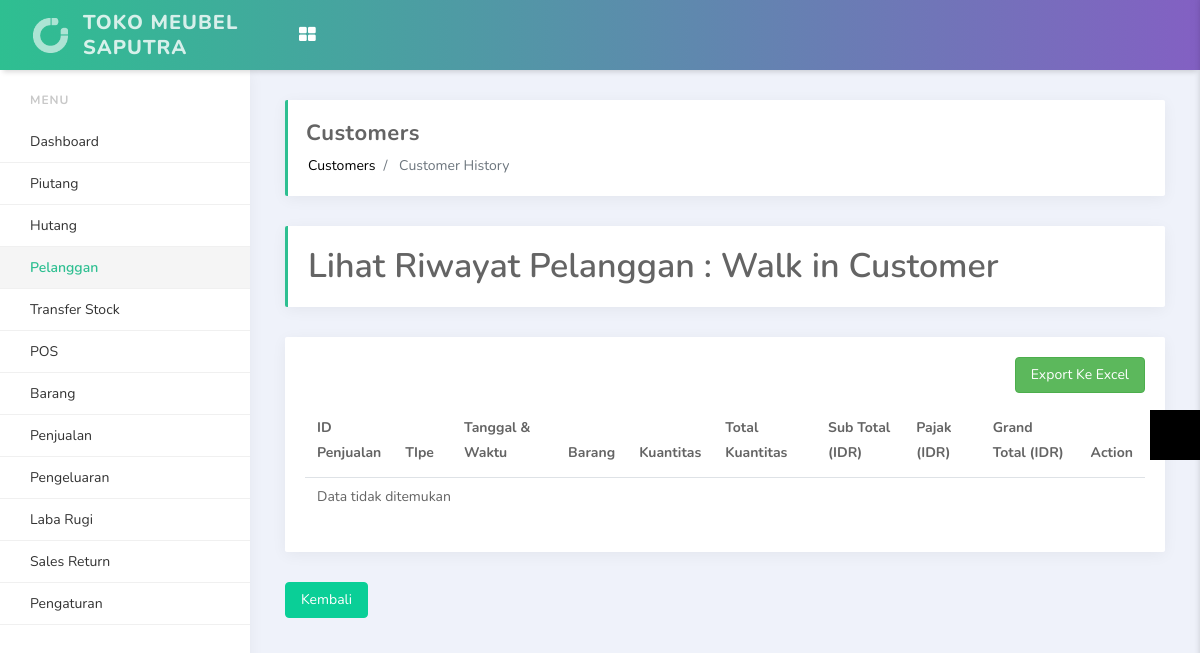
The app's page /index.php/customers/customer_history?cust_id=2 (signed in) with its own data.
### tables this page shows
CREATE TABLE `site_setting` (
  `id` int(11) NOT NULL,
  `site_name` varchar(499) NOT NULL,
  `site_logo` varchar(255) NOT NULL,
  `timezone` varchar(499) NOT NULL,
  `pagination` int(11) NOT NULL,
  `tax` double(11,2) NOT NULL,
  `currency` char(3) NOT NULL,
  `address` text NOT NULL,
  `datetime_format` varchar(30) NOT NULL,
  `display_product` int(11) NOT NULL,
  `display_keyboard` int(11) NOT NULL,
  `default_customer_id` int(11) NOT NULL,
  `updated_user_id` int(11) NOT NULL,
  `updated_datetime` datetime NOT NULL
);

CREATE TABLE `customers` (
  `id` int(11) NOT NULL,
  `fullname` varchar(499) NOT NULL,
  `email` varchar(499) NOT NULL,
  `mobile` varchar(255) NOT NULL,
  `address` text NOT NULL,
  `created_user_id` int(11) NOT NULL,
  `created_datetime` datetime NOT NULL
);

### application/views/customer_history.php (the view, shortened to what the rows shown need)
<?php
    require_once 'includes/header4.php';
    $custDtaData = $this->Constant_model->getDataOneColumn('customers', 'id', $cust_id);
    $fullname = $custDtaData[0]->fullname;
?>
<section id="content">
	<div class="row">
		<div class="col-lg-12">
			<h1 class="page-header"><?php echo $lang_view_history_customer; ?> : <?php echo $fullname; ?></h1>
		</div>
	</div>
	<div class="row">
		<div class="col-md-12">
			<div class="card">
				<div class="card-body">
					<div class="row" style="margin-top: 10px;">
						<div class="col-md-12">
							<div class="table-responsive">
								<table class="table">
								    <thead>
								    	<tr>
									    	<th width="7%"><?php echo $lang_sale_id; ?></th>
									    	<th width="7%"><?php echo $lang_type; ?></th>
									    	<th><?php echo $lang_date_time; ?></th>
									    	<th><?php echo $lang_products; ?></th>
									    	<th><?php echo $lang_quantity; ?></th>
									    	<th><?php echo $lang_total_quantity; ?></th>
										    <th><?php echo $lang_sub_total; ?> (<?php echo $currency; ?>)</th>
										    <th><?php echo $lang_tax; ?> (<?php echo $currency; ?>)</th>
										    <th><?php echo $lang_grand_total; ?> (<?php echo $currency; ?>)</th>
										    <th><?php echo $lang_action; ?></th>
										</tr>
								    </thead>
								</table>
							</div>
						</div>
					</div>
				</div>
			</div>
		</div>
	</div>
</section>
<?php
    require_once 'includes/footer4.php';
?>

### application/views/includes/header4.php (shortened to what the rows shown need)
<?php
    $settingResult = $this->db->get_where('site_setting');
    $settingData = $settingResult->row();
    $setting_site_name = $settingData->site_name;
 ?>
<!doctype html>
<html lang="en">
<head>
    <link rel="stylesheet" href="<?php echo base_url() ?>assets/vendors/bundle.css" type="text/css">
    <link rel="stylesheet" href="<?php echo base_url() ?>assets/vendors/datepicker/daterangepicker.css">
    <link rel="stylesheet" href="<?php echo base_url() ?>assets/vendors/vmap/jqvmap.min.css">
    <link rel="stylesheet" href="<?php echo base_url() ?>assets/css/app.min.css" type="text/css">
    <link rel="stylesheet" href="<?php echo base_url() ?>assets/css/custom.css" type="text/css">
    <link rel="stylesheet" type="text/css" href="https://stackpath.bootstrapcdn.com/font-awesome/4.7.0/css/font-awesome.min.css">
</head>
<body>
<nav class="navbar">
    <div class="container-fluid">
        <div class="header-logo">
            <a href="#">
                <img src="<?php echo base_url() ?>assets/media/image/light-logo.png" alt="...">
                <span class="logo-text d-none d-lg-block"><?php echo $setting_site_name ?></span>
            </a>
        </div>
    </div>
</nav>
<main class="main-content">
    <div class="container-fluid">

### records on screen
site_setting: site_name "TOKO MEUBEL SAPUTRA"
customers: fullname "Walk in Customer"

### other values on screen
$lang_products "Barang"
$lang_sales "Penjualan"
$lang_expenses "Pengeluaran"
$lang_pnl "Laba Rugi"
$lang_setting "Pengaturan"
str_replace('_', ' ', $this->uri->segment(1)) "Customers"
str_replace('_', ' ', $this->uri->segment(2)) "Customer History"
$lang_view_history_customer "Lihat Riwayat Pelanggan"
$lang_export_to_excel "Export Ke Excel"
$lang_sale_id "ID Penjualan"
$lang_type "TIpe"
$lang_date_time "Tanggal & Waktu"
$lang_quantity "Kuantitas"
$lang_total_quantity "Total Kuantitas"
$lang_sub_total "Sub Total"
